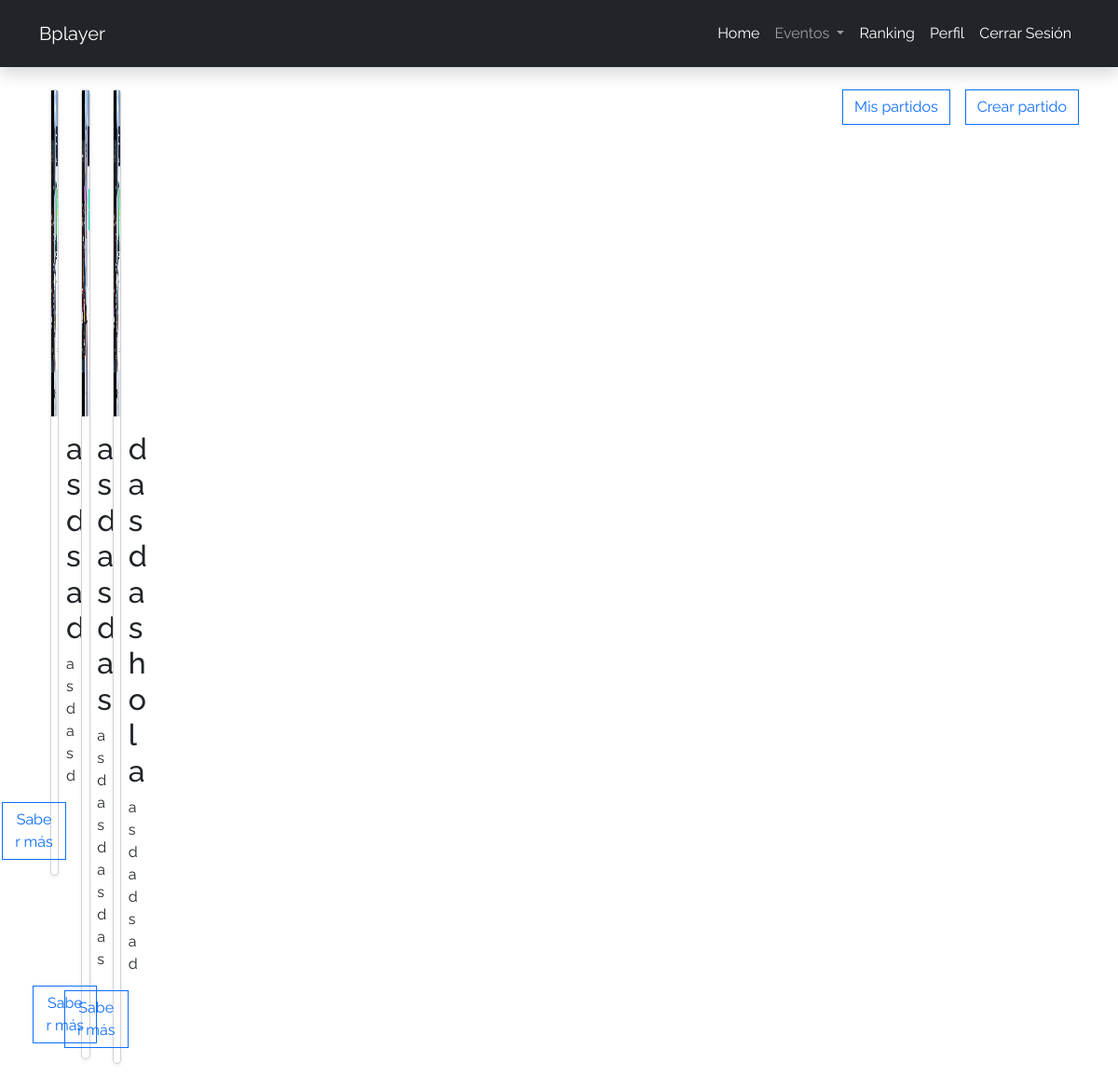
/partidos (signed in), run on the app's committed database.
### page/models.py (models this page shows, shortened)
class Partido(models.Model):
    SÍ = 'Sí'
    NO = 'No'
    DOBLES = 'Dobles'
    INDIVIDUAL = 'Individual'
    ARBITRO_CHOICES = [
        (SÍ, 'Sí'),
        (NO, 'No'),
    ]
    EXP_CHOICES = [
        (SÍ, 'Sí'),
        (NO, 'No'),
    ]
    TIPO_CHOICES = [
        (DOBLES, 'Dobles'),
        (INDIVIDUAL, 'Individual'),
    ]
    nombre = models.CharField(max_length=200)
    descripcion = models.TextField()
    arbitro = models.CharField(max_length=3, choices=ARBITRO_CHOICES, default=SÍ)
    exp = models.CharField(max_length=3, choices=EXP_CHOICES, default=SÍ)
    tipo = models.CharField(max_length=10, choices=TIPO_CHOICES, default=INDIVIDUAL)
    imagenUrl = models.ImageField(upload_to='static/img')
    fecha_creacion = models.DateTimeField(default=timezone.now)
    autor = models.ForeignKey(User, on_delete=models.CASCADE)

### page/views.py (the view)
# urls.py: path('partidos', views.partidos),
def partidos(request):
    partidos = Partido.objects.all()
    return render(request, 'partidos.html', {'partidos': partidos})

### page/templates/partidos.html
{% extends "pagInicial.html" %}
{% block content %}
{% load static %}
<a href="partidos/crear-partido" class="btn btn-outline-primary rounded-0 float-end ms-3 mt-5">Crear partido</a>
<a href="mis-partidos/" class="btn btn-outline-primary rounded-0 float-end ms-3 mt-5">Mis partidos</a>
<div class="row mt-5 cardPartidos" >
  {% for partido in partidos %}
    <div class="col-lg-4 col-md-6 col-sm-12">
      <div class="card mt-5 mb-5 shadow-sm" >
        <img src="{{ partido.imagenUrl.url }}" class="img-fluid" style="height: 350px"/>
        <div class="card-body">
           <div class="card-title">
            <h2>{{ partido.nombre }}</h2>
          </div>
          <div class="card-text">
            <p>
              {{ partido.descripcion }}
            </p>
          </div>
          <a href="{% url 'detalle_partido' pk=partido.id %}" class="btn btn-outline-primary rounded-0 float-end"
            >Saber más</a
          >
        </div>
      </div>
    </div>
  {% endfor %}
  </div>
{% endblock %}

### page/static/css/styles.css (style rules this page uses)
body { margin: 0; padding: 0; background: #fff; font-family: 'Raleway',sans-serif; }
.cardPartidos { width: 100px; height: 100px; }

### data on the page
Partido: imagenUrl (picture), nombre "asdsad", descripcion "asdasd"
Partido: imagenUrl (picture), nombre "asdasdas", descripcion "asdasdasdas"
Partido: imagenUrl (picture), nombre "dasdashola", descripcion "asdadsad"
